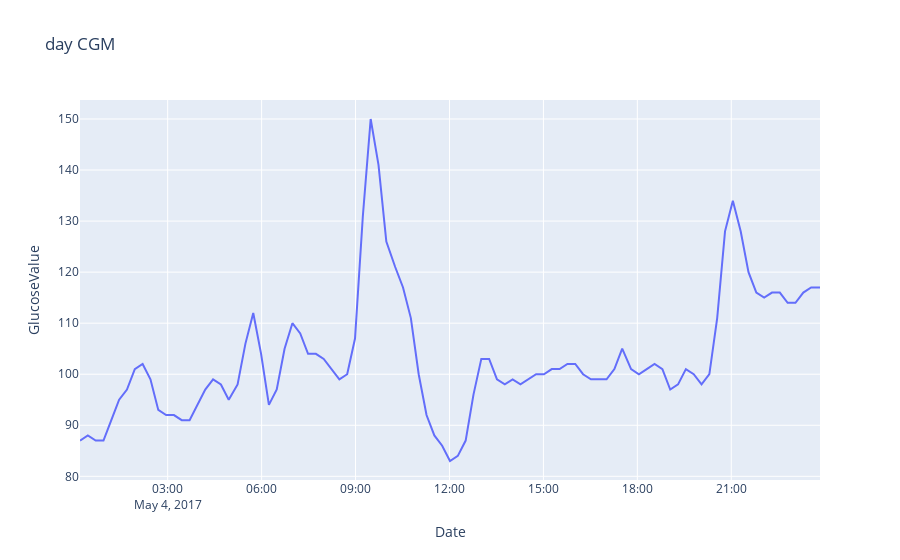

Here is the notebook cell this chart was saved with:
### Code cell
vis_cgm('492806', datetime.date(2017,5,4))
